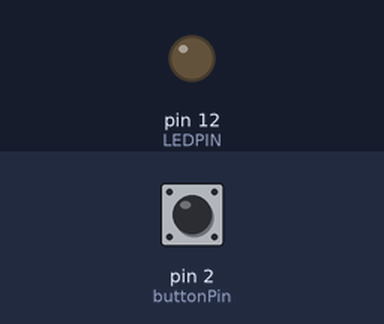
The sketch below on a simulated Arduino Uno, built with avr-gcc and run on an emulated ATmega328P. Parts: output pins drawn as LEDs (lit = HIGH). The inputs (shaded band) are chosen by the test bench; at power-on: pin 2 (buttonPin) LOW.

Above: at 1.2 s.
1.3 s: pin 2 (buttonPin) pulled HIGH for 0.15 s
At 1.6 s:
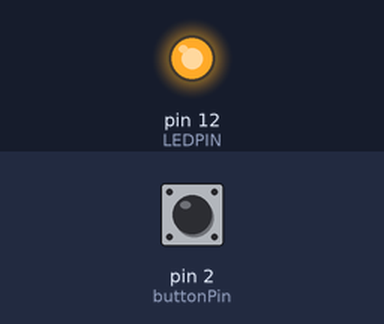
2.9 s: pin 2 (buttonPin) pulled HIGH for 1 s
At 4.0 s:
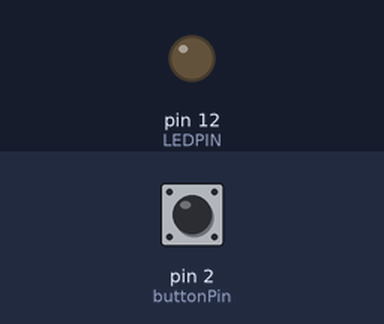
5.4 s: pin 2 (buttonPin) pulled HIGH for 3.2 s
At 5.9 s:
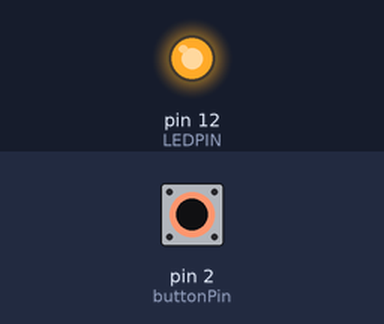
Timing chart, 0 to 8.4 s (numbered marks = the images above; inputs shaded):
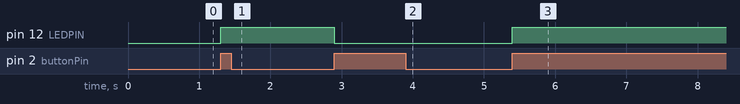

Measured:
- after the input at 1.3 s, pin 12 (LEDPIN): LOW → HIGH at once
- after the input at 2.9 s, pin 12 (LEDPIN): HIGH → LOW at once
- after the input at 5.4 s, pin 12 (LEDPIN): LOW → HIGH at once

The sketch:

w5s1int.ino
```cpp
#define buttonPin 2
#define LEDPIN 12

static volatile int onOff = 0;

void switchISR() {
  onOff = 1 - onOff;
}

void setup() {
  attachInterrupt(digitalPinToInterrupt(buttonPin), switchISR, RISING);
  pinMode(LEDPIN, OUTPUT);
}

void loop() {
  if(onOff == 0) {
    digitalWrite(LEDPIN, LOW);
  } else {
    digitalWrite(LEDPIN, HIGH);
  }
}
```
